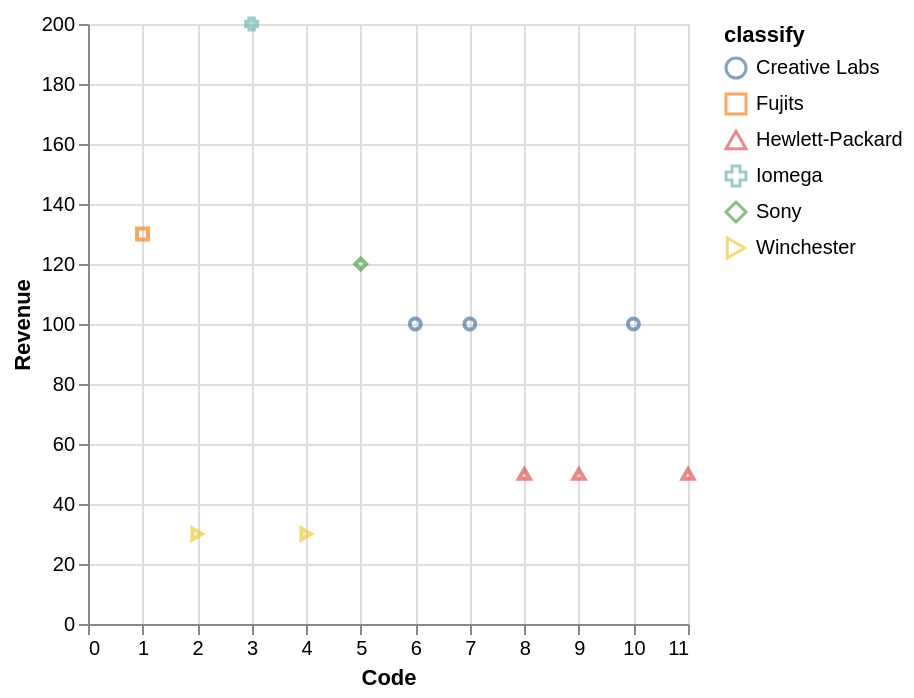

Specify this chart in Vega-Lite:
### Vega-Lite specification from a JSON file in a GitHub repository (floating-point values rounded to 4 significant figures)
{"data": {"values": [{"x_data": 6, "y_data": 100, "classify": "Creative Labs"}, {"x_data": 7, "y_data": 100, "classify": "Creative Labs"}, {"x_data": 10, "y_data": 100, "classify": "Creative Labs"}, {"x_data": 1, "y_data": 130, "classify": "Fujits"}, {"x_data": 8, "y_data": 50, "classify": "Hewlett-Packard"}, {"x_data": 9, "y_data": 50, "classify": "Hewlett-Packard"}, {"x_data": 11, "y_data": 50, "classify": "Hewlett-Packard"}, {"x_data": 3, "y_data": 200, "classify": "Iomega"}, {"x_data": 5, "y_data": 120, "classify": "Sony"}, {"x_data": 2, "y_data": 30, "classify": "Winchester"}, {"x_data": 4, "y_data": 30, "classify": "Winchester"}]}, "mark": "point", "encoding": {"x": {"field": "x_data", "type": "quantitative", "title": "Code", "scale": {"zero": "false"}}, "y": {"field": "y_data", "type": "quantitative", "title": "Revenue", "scale": {"zero": "false"}}, "color": {"field": "classify", "type": "nominal"}, "shape": {"field": "classify", "type": "nominal"}}}
